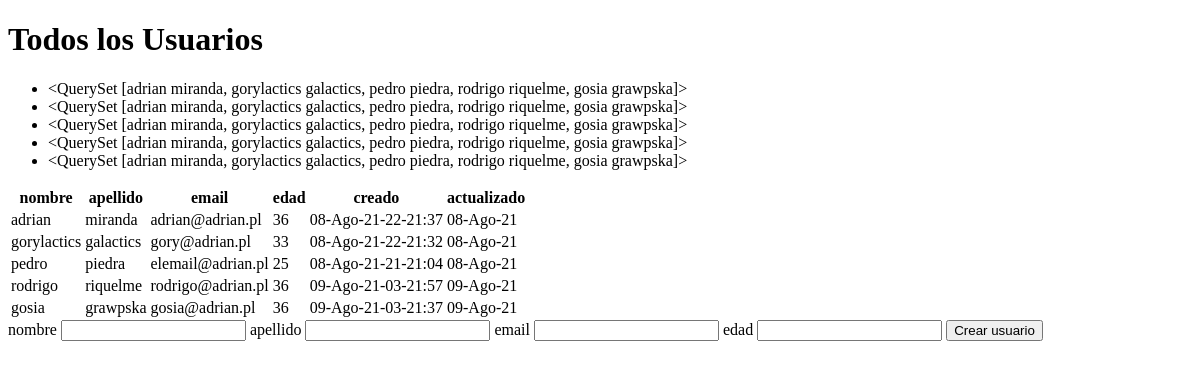
Before: / with the older database file.
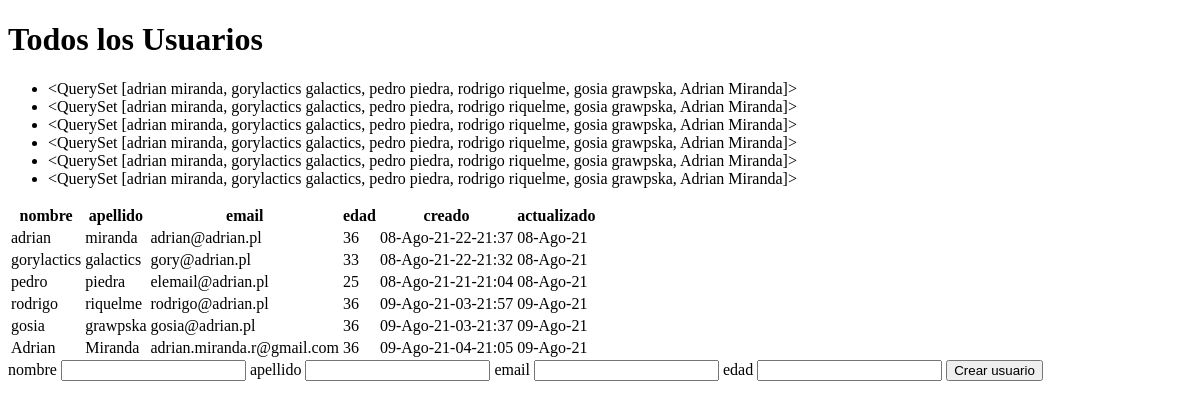
After: the same page with the newer database file.
### users_app/models.py (models this page shows, shortened)
class Users(models.Model):
    nombre = models.CharField(max_length = 255)
    apellido = models.CharField(max_length = 255)
    email = models.CharField(max_length = 255)
    edad = models.IntegerField()
    creado = models.DateTimeField(auto_now_add=True)
    actualizado = models.DateTimeField(auto_now_add=True)
    def __repr__(self):
        return f'{self.nombre} {self.apellido}'

### users_app/views.py (the view)
# urls.py: path('' , views.index),
def index(request):
    if request.method == 'GET':
        contexto = {
            'usuarios' : Users.objects.all() #esto es igual que un SELECT usuarios FROM User;
        }
        return render(request, 'users_app/index.html' , contexto)

### users_app/templates/users_app/index.html (shortened to what this page needs)
<!DOCTYPE html>
<html lang="en">
<head>
</head>
<body>
    <h1>Todos los Usuarios</h1>
    <ul>
        {%for usuario in usuarios%}
            <li>{{usuarios}}</li>
        {%endfor%}
    </ul>
    <table>
        <thead>
            <tr>
                <th>nombre</th>
                <th>apellido</th>
                <th>email</th>
                <th>edad</th>
                <th>creado</th>
                <th>actualizado</th>
            </tr>
        </thead>
        <tbody>
            {% for u in usuarios %}
            <tr>
                <td>{{u.nombre}}</td>
                <td>{{u.apellido}}</td>
                <td>{{u.email}}</td>
                <td>{{u.edad}}</td>
                <td>{{u.creado|date:'d-M-y-H-y:s'}}</td>
                <td>{{u.actualizado|date:'d-M-y'}}</td>
            </tr>
            {% endfor %}
        </tbody>
    </table>
    <form action="/procesar" method="post">
        <label for="id-nombre-para-usar-en-front">nombre</label>
        <input type="text" name="nombre" id="id-nombre-para-usar-en-front">
        <label for="id-apellido-para-usar-en-front">apellido</label>
        <input type="text" name="apellido" id="id-apellido-para-usar-en-front">
        <label for="id-email-para-usar-en-front">email</label>
        <input type="email" name="email" id="id-email-para-usar-en-front">
        <label for="id-edad-para-usar-en-front">edad</label>
        <input type="number" name="edad" id="id-edad-para-usar-en-front">
        <button type="submit">Crear usuario</button>
    </form>
</body>
</html>

Changed rows visible on the page:
computed for Users "adrian": nombre+apellido "<QuerySet [adrian miranda, gorylactics galactics, pedro piedra, rodrigo riquelme, gosia grawpska]>" → "<QuerySet [adrian miranda, gorylactics galactics, pedro piedra, rodrigo riquelme, gosia grawpska, Adrian Miranda]>"
added Users: {{ usuarios }} "<QuerySet [adrian miranda, gorylactics galactics, pedro piedra, rodrigo riquelme, gosia grawpska, Adrian Miranda]>", nombre "Adrian", apellido "Miranda", email "adrian.miranda.r@gmail.com", edad "36", creado "09-Ago-21-04-21:05", actualizado "09-Ago-21"
